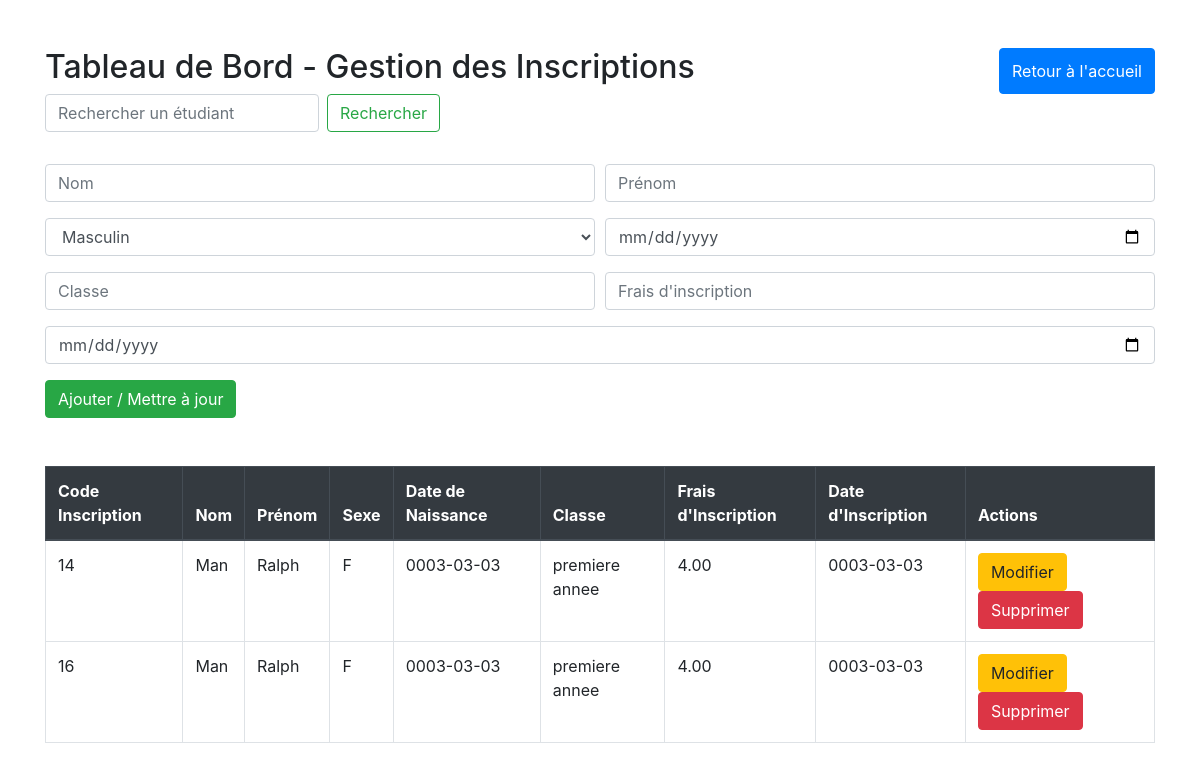
Page /inscriptions_old.php (signed in) on the committed database.
### tables this page shows
CREATE TABLE `inscriptionstudent` (
  `codeInscription` int(11) NOT NULL,
  `nom` varchar(100) DEFAULT NULL,
  `prenom` varchar(100) DEFAULT NULL,
  `sexe` enum('M','F') DEFAULT NULL,
  `datNaissance` date DEFAULT NULL,
  `classe` varchar(50) DEFAULT NULL,
  `fraisInscription` decimal(10,2) DEFAULT NULL,
  `dateInscription` date DEFAULT NULL,
  `codeInscription0` varchar(20) DEFAULT NULL
);

### inscriptions_old.php (the view, shortened to what this page needs)
<?php
$servername = "localhost";
$username = "root";
$password = "";
$dbname = "urh";
$conn = new mysqli($servername, $username, $password, $dbname);
$sql = "SELECT * FROM inscriptionstudent";
?>
<?php
$search = '';
if (isset($_GET['search'])) {
    $search = $_GET['search'];
    $sql = "SELECT * FROM inscriptionstudent WHERE
            nom LIKE '%$search%' OR
            prenom LIKE '%$search%' OR
            classe LIKE '%$search%'";
} else {
    $sql = "SELECT * FROM inscriptionstudent";
}
$result = $conn->query($sql);
?>
<!DOCTYPE html>
<html lang="fr">
<head>
    <link href="https://stackpath.bootstrapcdn.com/bootstrap/4.5.2/css/bootstrap.min.css" rel="stylesheet">
</head>
<body>
<div class="container mt-5">
    <div class="d-flex justify-content-between">
        <h2>Tableau de Bord - Gestion des Inscriptions</h2>
        <button class="btn btn-primary" onclick="location.href='index.php'">Retour à l'accueil</button>
    </div>
    <div class="input-group mb-3">
        <form method="GET" action="" class="form-inline mb-3">
            <input type="text" name="search" class="form-control mr-sm-2" placeholder="Rechercher un étudiant" value="<?php echo htmlspecialchars($search); ?>">
            <button type="submit" class="btn btn-outline-success">Rechercher</button>
        </form>
    </div>
    <form method="POST" action="" class="mb-5">
        <div class="form-row">
            <div class="col">
                <input type="text" name="nom" id="nom" class="form-control" placeholder="Nom" required>
            </div>
            <div class="col">
                <input type="text" name="prenom" id="prenom" class="form-control" placeholder="Prénom" required>
            </div>
        </div>
        <div class="form-row mt-3">
            <div class="col">
                <select name="sexe" id="sexe" class="form-control" required>
                    <option value="M">Masculin</option>
                </select>
            </div>
            <div class="col">
                <input type="date" name="datNaissance" id="datNaissance" class="form-control" required>
            </div>
        </div>
        <div class="form-row mt-3">
            <div class="col">
                <input type="text" name="classe" id="classe" class="form-control" placeholder="Classe" required>
            </div>
            <div class="col">
                <input type="number" name="fraisInscription" id="fraisInscription" class="form-control" placeholder="Frais d'inscription" required>
            </div>
        </div>
        <div class="form-row mt-3">
            <div class="col">
                <input type="date" name="dateInscription" id="dateInscription" class="form-control" required>
            </div>
        </div>
        <button type="submit" name="add_inscription" class="btn btn-success mt-3">Ajouter / Mettre à jour</button>
    </form>
    <div class="table-responsive">
        <table class="table table-bordered">
            <thead class="thead-dark">
                <tr>
                    <th>Code Inscription</th>
                    <th>Nom</th>
                    <th>Prénom</th>
                    <th>Sexe</th>
                    <th>Date de Naissance</th>
                    <th>Classe</th>
                    <th>Frais d'Inscription</th>
                    <th>Date d'Inscription</th>
                    <th>Actions</th>
                </tr>
            </thead>
            <tbody id="tableBody">
                <?php if ($result->num_rows > 0): ?>
                    <?php while($row = $result->fetch_assoc()): ?>
                        <tr>
                            <td><?php echo $row['codeInscription']; ?></td>
                            <td><?php echo $row['nom']; ?></td>
                            <td><?php echo $row['prenom']; ?></td>
                            <td><?php echo $row['sexe']; ?></td>
                            <td><?php echo $row['datNaissance']; ?></td>
                            <td><?php echo $row['classe']; ?></td>
                            <td><?php echo $row['fraisInscription']; ?></td>
                            <td><?php echo $row['dateInscription']; ?></td>
                            <td>
                                <button type="button" class="btn btn-warning" onclick="editRow(this)">Modifier</button>
                                <form method="POST" action="" class="d-inline">
                                    <button type="submit" name="delete_inscription" class="btn btn-danger">Supprimer</button>
                                </form>
                            </td>
                        </tr>
                    <?php endwhile; ?>
                <?php else: ?>
                    <tr>
                        <td colspan="9" class="text-center">Aucune inscription trouvée</td>
                    </tr>
                <?php endif; ?>
            </tbody>
        </table>
    </div>
</div>
</body>
</html>

### rows in the picture
inscriptionstudent: codeInscription "14", nom "Man", prenom "Ralph", sexe "F", datNaissance "0003-03-03", classe "premiere annee", fraisInscription "4.00", dateInscription "0003-03-03"
inscriptionstudent: codeInscription "16", nom "Man", prenom "Ralph", sexe "F", datNaissance "0003-03-03", classe "premiere annee", fraisInscription "4.00", dateInscription "0003-03-03"
